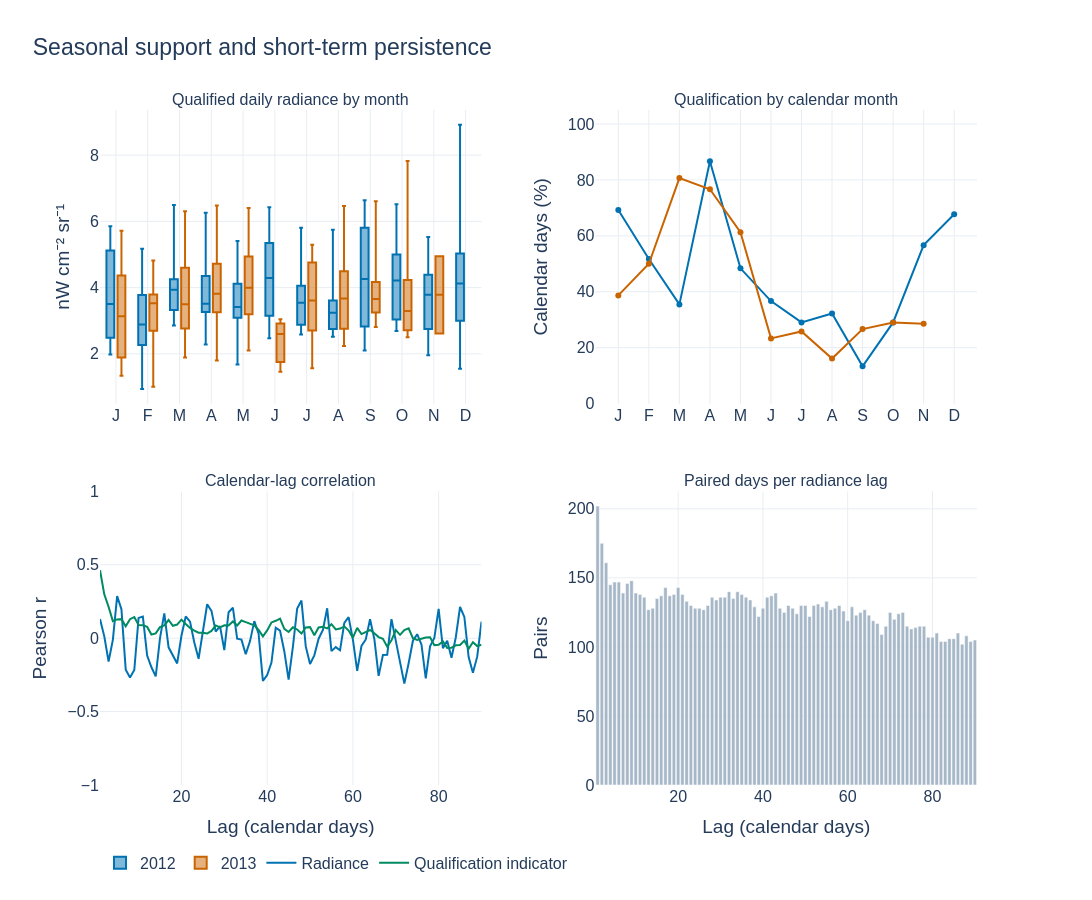

Notebook source saved alongside this figure:
### Markdown cell above
## 5. Calendar structure and persistence

Use monthly distributions and a complete calendar to distinguish seasonal changes in radiance from seasonal changes in the number of qualifying observations. The lag diagnostic compares qualified G1 mean radiance and the binary qualification indicator at the same calendar-day separations. Each radiance lag uses observed pairs only and requires at least 20 pairs. These two partial years support an exploratory comparison of recurrence.

### Code cell
monthly = pd.DataFrame({"NTL": qualified, "SC": primary.SC}).groupby(daily_calendar.to_period("M"))
month = monthly.agg({"NTL": ["count", "median"], "SC": ["size", "median"]})
month.columns = ["Qualified days", "Median NTL", "Calendar days", "Median SC"]
month["Qualified (%)"] = 100 * month["Qualified days"] / month["Calendar days"]
month["Median NTL"] = month["Median NTL"].where(month["Qualified days"].ge(3))

fig = make_subplots(rows=2, cols=2, vertical_spacing=.13, horizontal_spacing=.13,
    subplot_titles=["Qualified daily radiance by month", "Qualification by calendar month",
                    "Calendar-lag correlation", "Paired days per radiance lag"])
for year, color in [(2012, PRIMARY_COLOR), (2013, EXPANDED_COLOR)]:
    days = qualified.loc[qualified.index.year == year].dropna()
    part = month.loc[month.index.year == year]
    fig.add_trace(go.Box(x=days.index.month, y=days, name=str(year), legendgroup=str(year),
                        marker_color=color, boxpoints=False), row=1,col=1)
    fig.add_trace(go.Scatter(x=part.index.month, y=part["Qualified (%)"], name=str(year),
        legendgroup=str(year), showlegend=False, mode="lines+markers", line=dict(color=color),
        customdata=part[["Qualified days", "Calendar days"]],
        hovertemplate="Month %{x}<br>%{y:.1f}% · %{customdata[0]}/%{customdata[1]} days<extra></extra>"),
        row=1,col=2)

lags = []
qualified_indicator = qualified.notna().astype(float)
for lag in range(1, 91):
    pairs = pd.concat([qualified, qualified.shift(lag)], axis=1).dropna()
    r = pairs.iloc[:, 0].corr(pairs.iloc[:, 1]) if len(pairs) >= 20 and pairs.std().gt(0).all() else np.nan
    indicator_r = qualified_indicator.autocorr(lag) if qualified_indicator.nunique() > 1 else np.nan
    lags.append((lag, len(pairs), r, indicator_r))
lags = pd.DataFrame(lags, columns=["lag", "n", "radiance_r", "qualification_r"])
for key, label, color in [("radiance_r", "Radiance", PRIMARY_COLOR),
                          ("qualification_r", "Qualification indicator", AGGREGATE_COLOR)]:
    fig.add_trace(go.Scatter(x=lags.lag, y=lags[key], name=label, line=dict(color=color)), row=2,col=1)
fig.add_trace(go.Bar(x=lags.lag, y=lags.n, marker_color="#A6B7C8", showlegend=False), row=2,col=2)
for col in (1,2):
    fig.update_xaxes(tickvals=list(range(1, 13)), ticktext=list("JFMAMJJASOND"), row=1,col=col)
    fig.update_xaxes(title_text="Lag (calendar days)", row=2,col=col)
fig.update_yaxes(title_text=NTL_UNITS, row=1,col=1)
fig.update_yaxes(title_text="Calendar days (%)", range=[0,105], row=1,col=2)
fig.update_yaxes(title_text="Pearson r", range=[-1,1], row=2,col=1)
fig.update_yaxes(title_text="Pairs", row=2,col=2)
fig.update_layout(boxmode="group")
style_figure(fig, "Seasonal support and short-term persistence", 1420, 900)
finish_figure(fig, "04_calendar_structure")
month.to_csv(TABLE_DIR / "pre_haiyan_monthly_support.csv")
lags.to_csv(TABLE_DIR / "pre_haiyan_calendar_lags.csv", index=False)

### Figure 1 — Plotly figure (JSON) as saved in the notebook; plotly's stock layout.template omitted (floating-point values rounded to 4 significant figures; data arrays with more than 128 entries replaced by an {"elided": "..."} marker saying what was removed)
{"data": [{"boxpoints": false, "legendgroup": "2012", "marker": {"color": "#0072B2"}, "name": "2012", "type": "box", "x": {"elided": "157 int values"}, "xaxis": "x", "y": {"elided": "157 float values"}, "yaxis": "y"}, {"customdata": [[9, 13], [15, 29], [11, 31], [26, 30], [15, 31], [11, 30], [9, 31], [10, 31], [4, 30], [9, 31], [17, 30], [21, 31]], "hovertemplate": "Month %{x}<br>%{y:.1f}% · %{customdata[0]}/%{customdata[1]} days<extra></extra>", "legendgroup": "2012", "line": {"color": "#0072B2"}, "mode": "lines+markers", "name": "2012", "showlegend": false, "type": "scatter", "x": [1, 2, 3, 4, 5, 6, 7, 8, 9, 10, 11, 12], "xaxis": "x2", "y": [69.23, 51.72, 35.48, 86.67, 48.39, 36.67, 29.03, 32.26, 13.33, 29.03, 56.67, 67.74], "yaxis": "y2"}, {"boxpoints": false, "legendgroup": "2013", "marker": {"color": "#CA6400"}, "name": "2013", "type": "box", "x": {"elided": "132 int values"}, "xaxis": "x", "y": {"elided": "132 float values"}, "yaxis": "y"}, {"customdata": [[12, 31], [14, 28], [25, 31], [23, 30], [19, 31], [7, 30], [8, 31], [5, 31], [8, 30], [9, 31], [2, 7]], "hovertemplate": "Month %{x}<br>%{y:.1f}% · %{customdata[0]}/%{customdata[1]} days<extra></extra>", "legendgroup": "2013", "line": {"color": "#CA6400"}, "mode": "lines+markers", "name": "2013", "showlegend": false, "type": "scatter", "x": [1, 2, 3, 4, 5, 6, 7, 8, 9, 10, 11], "xaxis": "x2", "y": [38.71, 50.0, 80.65, 76.67, 61.29, 23.33, 25.81, 16.13, 26.67, 29.03, 28.57], "yaxis": "y2"}, {"line": {"color": "#0072B2"}, "name": "Radiance", "type": "scatter", "x": [1, 2, 3, 4, 5, 6, 7, 8, 9, 10, 11, 12, 13, 14, 15, 16, 17, 18, 19, 20, 21, 22, 23, 24, 25, 26, 27, 28, 29, 30, 31, 32, 33, 34, 35, 36, 37, 38, 39, 40, 41, 42, 43, 44, 45, 46, 47, 48, 49, 50, 51, 52, 53, 54, 55, 56, 57, 58, 59, 60, 61, 62, 63, 64, 65, 66, 67, 68, 69, 70, 71, 72, 73, 74, 75, 76, 77, 78, 79, 80, 81, 82, 83, 84, 85, 86, 87, 88, 89, 90], "xaxis": "x3", "y": [0.1301, 0.01252, -0.159, -0.01115, 0.2869, 0.1981, -0.214, -0.2675, -0.2171, 0.1382, 0.147, -0.1179, -0.1981, -0.26, -2.328e-05, 0.1693, -0.06227, -0.1179, -0.1719, 0.01638, 0.1482, 0.1128, -0.0299, -0.14, 0.04376, 0.2312, 0.1861, 0.04489, 0.0814, -0.08128, 0.1768, 0.2075, -0.003587, -0.009851, -0.109, -0.01977, 0.1163, 0.03106, -0.2914, -0.2518, -0.1663, 0.07155, 0.05186, -0.09043, -0.2817, -0.0593, 0.2026, 0.2565, -0.05625, -0.1761, -0.1167, -0.003488, 0.05666, 0.2037, -0.08807, -0.06055, -0.08242, 0.1038, 0.1436, -0.009577, -0.223, -0.05299, -0.008424, 0.1294, -0.005346, -0.2568, -0.1148, -0.1133, 0.1301, -0.02395, -0.1766, -0.3096, -0.171, -0.01712, 0.02732, -0.04392, -0.2739, -0.05493, 0.001623, 0.1994, -0.06863, -0.01788, -0.1331, 0.004671, 0.2124, 0.1445, -0.1282, -0.2352, -0.1258, 0.1127], "yaxis": "y3"}, {"line": {"color": "#008A61"}, "name": "Qualification indicator", "type": "scatter", "x": [1, 2, 3, 4, 5, 6, 7, 8, 9, 10, 11, 12, 13, 14, 15, 16, 17, 18, 19, 20, 21, 22, 23, 24, 25, 26, 27, 28, 29, 30, 31, 32, 33, 34, 35, 36, 37, 38, 39, 40, 41, 42, 43, 44, 45, 46, 47, 48, 49, 50, 51, 52, 53, 54, 55, 56, 57, 58, 59, 60, 61, 62, 63, 64, 65, 66, 67, 68, 69, 70, 71, 72, 73, 74, 75, 76, 77, 78, 79, 80, 81, 82, 83, 84, 85, 86, 87, 88, 89, 90], "xaxis": "x3", "y": [0.4632, 0.2986, 0.2139, 0.1166, 0.128, 0.1297, 0.08161, 0.1297, 0.144, 0.08942, 0.08762, 0.07676, 0.02457, 0.03249, 0.0755, 0.08702, 0.1239, 0.0848, 0.09287, 0.1264, 0.09631, 0.06898, 0.05147, 0.03751, 0.03632, 0.03152, 0.04959, 0.08699, 0.07297, 0.0876, 0.08645, 0.114, 0.08632, 0.1205, 0.1094, 0.09817, 0.08694, 0.05606, 0.012, 0.05304, 0.1074, 0.1187, 0.1338, 0.06304, 0.042, 0.07389, 0.05943, 0.03166, 0.07334, 0.0752, 0.02062, 0.07279, 0.07826, 0.06674, 0.09547, 0.05995, 0.06544, 0.08061, 0.05236, 0.003739, 0.07015, 0.02819, 0.04046, 0.05572, 0.0333, 0.007636, -0.004426, -0.05763, -0.01492, 0.05543, 0.02286, 0.0553, 0.06711, -0.0002724, -0.01236, -0.003627, 0.005148, 0.006981, -0.04713, -0.04537, -0.02254, -0.06614, -0.0644, -0.04853, -0.04674, -0.01659, -0.07151, -0.02706, -0.05369, -0.04471], "yaxis": "y3"}, {"marker": {"color": "#A6B7C8"}, "showlegend": false, "type": "bar", "x": [1, 2, 3, 4, 5, 6, 7, 8, 9, 10, 11, 12, 13, 14, 15, 16, 17, 18, 19, 20, 21, 22, 23, 24, 25, 26, 27, 28, 29, 30, 31, 32, 33, 34, 35, 36, 37, 38, 39, 40, 41, 42, 43, 44, 45, 46, 47, 48, 49, 50, 51, 52, 53, 54, 55, 56, 57, 58, 59, 60, 61, 62, 63, 64, 65, 66, 67, 68, 69, 70, 71, 72, 73, 74, 75, 76, 77, 78, 79, 80, 81, 82, 83, 84, 85, 86, 87, 88, 89, 90], "xaxis": "x4", "y": [202, 175, 161, 145, 147, 147, 139, 146, 148, 139, 138, 136, 127, 128, 135, 137, 143, 137, 138, 143, 138, 133, 130, 128, 128, 127, 130, 136, 134, 136, 136, 140, 135, 140, 138, 136, 134, 129, 122, 128, 136, 137, 139, 128, 125, 130, 128, 124, 130, 130, 122, 130, 131, 129, 133, 127, 128, 130, 126, 119, 129, 123, 125, 127, 123, 119, 117, 109, 115, 125, 120, 124, 125, 115, 113, 114, 115, 115, 107, 107, 110, 104, 104, 106, 106, 110, 102, 108, 104, 105], "yaxis": "y4"}], "layout": {"annotations": [{"font": {"size": 16}, "showarrow": false, "text": "Qualified daily radiance by month", "x": 0.2175, "xanchor": "center", "xref": "paper", "y": 1, "yanchor": "bottom", "yref": "paper"}, {"font": {"size": 16}, "showarrow": false, "text": "Qualification by calendar month", "x": 0.7825, "xanchor": "center", "xref": "paper", "y": 1, "yanchor": "bottom", "yref": "paper"}, {"font": {"size": 16}, "showarrow": false, "text": "Calendar-lag correlation", "x": 0.2175, "xanchor": "center", "xref": "paper", "y": 0.435, "yanchor": "bottom", "yref": "paper"}, {"font": {"size": 16}, "showarrow": false, "text": "Paired days per radiance lag", "x": 0.7825, "xanchor": "center", "xref": "paper", "y": 0.435, "yanchor": "bottom", "yref": "paper"}], "boxmode": "group", "font": {"color": "#243B5A", "family": "Arial", "size": 16}, "height": 900, "legend": {"orientation": "h", "x": 0, "xanchor": "left", "y": -0.09, "yanchor": "top"}, "margin": {"b": 115, "l": 100, "r": 115, "t": 110}, "paper_bgcolor": "rgba(0,0,0,0)", "plot_bgcolor": "white", "title": {"font": {"size": 23}, "text": "Seasonal support and short-term persistence", "x": 0.03, "xanchor": "left"}, "width": 1420, "xaxis": {"anchor": "y", "domain": [0, 0.435], "gridcolor": "#E8EDF3", "ticktext": ["J", "F", "M", "A", "M", "J", "J", "A", "S", "O", "N", "D"], "tickvals": [1, 2, 3, 4, 5, 6, 7, 8, 9, 10, 11, 12], "zeroline": false}, "xaxis2": {"anchor": "y2", "domain": [0.565, 1], "gridcolor": "#E8EDF3", "ticktext": ["J", "F", "M", "A", "M", "J", "J", "A", "S", "O", "N", "D"], "tickvals": [1, 2, 3, 4, 5, 6, 7, 8, 9, 10, 11, 12], "zeroline": false}, "xaxis3": {"anchor": "y3", "domain": [0, 0.435], "gridcolor": "#E8EDF3", "title": {"text": "Lag (calendar days)"}, "zeroline": false}, "xaxis4": {"anchor": "y4", "domain": [0.565, 1], "gridcolor": "#E8EDF3", "title": {"text": "Lag (calendar days)"}, "zeroline": false}, "yaxis": {"anchor": "x", "domain": [0.565, 1], "gridcolor": "#E8EDF3", "title": {"text": "nW cm⁻² sr⁻¹"}, "zeroline": false}, "yaxis2": {"anchor": "x2", "domain": [0.565, 1], "gridcolor": "#E8EDF3", "range": [0, 105], "title": {"text": "Calendar days (%)"}, "zeroline": false}, "yaxis3": {"anchor": "x3", "domain": [0, 0.435], "gridcolor": "#E8EDF3", "range": [-1, 1], "title": {"text": "Pearson r"}, "zeroline": false}, "yaxis4": {"anchor": "x4", "domain": [0, 0.435], "gridcolor": "#E8EDF3", "title": {"text": "Pairs"}, "zeroline": false}}}
